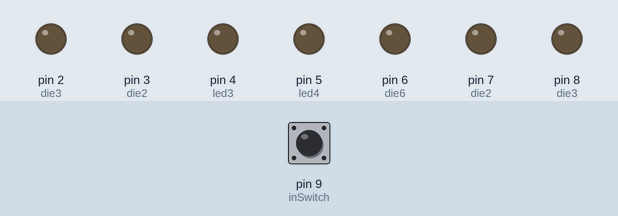
A sketch run on a simulated Arduino Uno, built with avr-gcc and run on an emulated ATmega328P. On the bench: output pins drawn as LEDs (lit = HIGH). Inputs (shaded band) come from the test bench; at power-on: pin 9 (inSwitch) HIGH. Random numbers use the default seed unless the sketch sets one.

Above: at 3.2 s.
3.3 s: pin 9 (inSwitch) pulled LOW for 3.2 s
At 6.86 s:
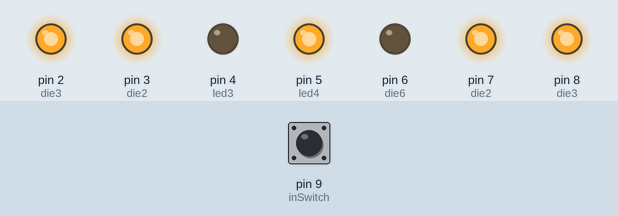
8.0 s: pin 9 (inSwitch) pulled LOW for 3.2 s
At 13.0 s:
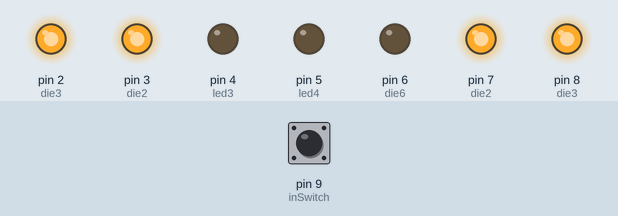
Timing chart, 0 to 18.7 s (numbered marks = the images above; inputs shaded):
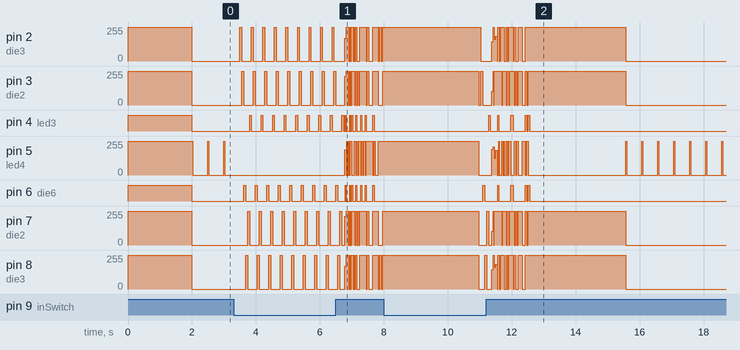

The sketch:

led_die.ino
```cpp
//-------------------------------------------------------
//
// APC magazine - October 2012 edition
//
// LED Die - (c) Darren Yates 17 August 2012
// includes LED spin on down-press, slowing on up-press
//
//-------------------------------------------------------

// assign output pins to variables
int led1 = 2;
int led2 = 3;
int led3 = 4;
int led4 = 5;
int led5 = 6;
int led6 = 7;
int led7 = 8;
// assign switch pin as input
int inSwitch = 9;
// assign variables used elsewhere
int swPressed = 0;
int dloop = 0;
int roll = 0;
int ledloop = 0;
// assign LED combinations for each roll to an array
int die1[] = {
  led4};
int die2[] = {
  led2,led6};
int die3[] = {
  led1,led4,led7};
int die4[] = {
  led1,led2,led6,led7};
int die5[] = {
  led1,led2,led4,led6,led7};
int die6[] = {
  led1,led2,led3,led5,led6,led7};
int spin[] = {
  led1,led2,led5,led7,led6,led3};
int dieStop[] = {
};

// set LED pins to output mode
// set switch pin to use pull-up resistor (saves us a resistor!)
void setup() {
  for (int y=2; y < 9; y++) {
      pinMode (y, OUTPUT); // set required pins 2-8 to OUTPUT mode
  }
  pinMode(inSwitch,INPUT_PULLUP);
  digitalWrite(inSwitch,HIGH);

// light all LEDs for two seconds (2000ms) to test connections
  for (int y=0; y < 6; y++) {
      digitalWrite(die6[y],HIGH); // light up the roll for a six
  }
  digitalWrite(led4,HIGH); // light up the middle LED too

 delay(2000); // wait two seconds

  for (int y=0; y < 6; y++) {
      digitalWrite(die6[y],LOW); // turn off the six LEDs for a 'six'
  }
  digitalWrite(led4,LOW); // turn off the middle LED
}

void loop() {
  // read switch input
  int sw_check = digitalRead(inSwitch);
  // if not pressed, flash middle LED with 5% duty cycle, once every half-a-second.
  if (sw_check == HIGH) {
    digitalWrite(led4,HIGH);
    delay(25);
    digitalWrite(led4,LOW);
    delay(475);
  }
  // otherwise
  else
    // while switch is pressed down, spin the die
  {
    while (sw_check == LOW) {
      swPressed = 1;
      for(int x=0; x<6; x++) {
        sw_check = digitalRead(inSwitch);
        //        if(x==0) {digitalWrite(led3,LOW);}
        digitalWrite(spin[x-1],LOW);
        digitalWrite(spin[x],HIGH);
        delay(60);
        digitalWrite(led3,LOW);
      }
    }
    // how switch as been left go, random run die roll and slow
    randomSeed(micros());
    if (swPressed==1) {
      swPressed = 0;
      for(dloop = 0; dloop < 50; dloop++) {
        delay(dloop);
        roll = random(1,7);

        // turn all LEDs off
        for (int y=2; y < 9; y++) {
          digitalWrite(y,LOW);
        }
        // light up LEDs based on value of (roll)
        switch (roll) {
        case 1:
          digitalWrite(led4,HIGH);
          break;
        case 2:
          for (int y=0; y < 2; y++) {
            digitalWrite(die2[y],HIGH);
          }
          break;
        case 3:
          for (int y=0; y < 3; y++) {
            digitalWrite(die3[y],HIGH);
          }
          break;
        case 4:
          for (int y=0; y < 4; y++) {
            digitalWrite(die4[y],HIGH);
          }
          break;
        case 5:
          for (int y=0; y < 5; y++) {
            digitalWrite(die5[y],HIGH);
          }
          break;
        case 6:
          for (int y=0; y < 6; y++) {
            digitalWrite(die6[y],HIGH);
          }
        }
      }
      // when spin as stop, show value for three seconds, then restart
      delay(3000); // 3000ms or 3s
      // turn off all LEDs
      for (int y=2; y < 9; y++) {
        digitalWrite(y,LOW);
      }
    }
  }
}
```
